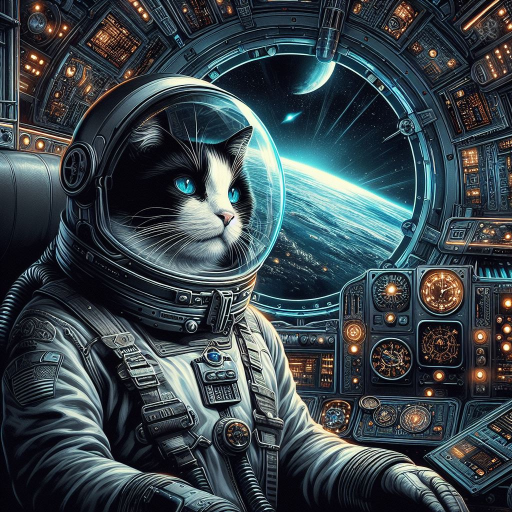
#> input picture project-test/assets/gato1.jpeg, 1024 x 1024 px, given in place of the camera (shown at 1/2 size)
$ python cameras_videocapture.py
#> lines starting #> are read from the running program, lines starting #| are printed output that depends on the picture
import numpy as np
import cv2

cap = cv2.VideoCapture(0) # 0 para a primeira câmera, 1 para a segunda, etc.

while(True):
    ret, frame = cap.read() # Captura um frame
#> frame is the input picture: shape (1024, 1024, 3); mean B, G, R 75.5, 69.7, 57.7
    width = int(cap.get(3)) # Largura do frame
    height = int(cap.get(4)) # Altura do frame

    image = np.zeros(frame.shape, np.uint8) # Cria uma imagem preta
    smaller_frame = cv2.resize(frame, (0, 0), fx=0.5, fy=0.5) # Redimensiona o frame
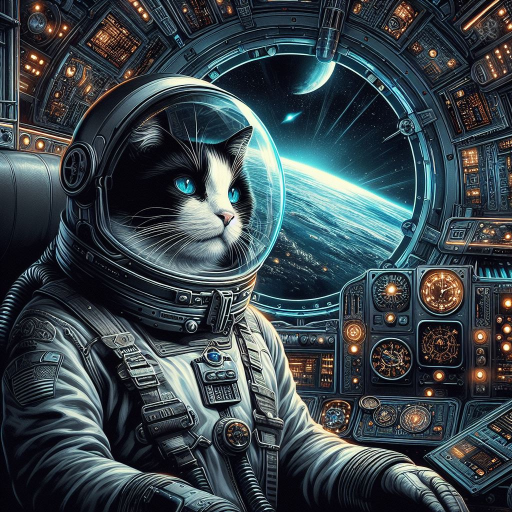
#> smaller_frame: shape (512, 512, 3); mean B, G, R 75.6, 69.8, 57.8

    image[:height//2, :width//2] = cv2.rotate(smaller_frame, cv2.ROTATE_180) # Rotaciona o frame
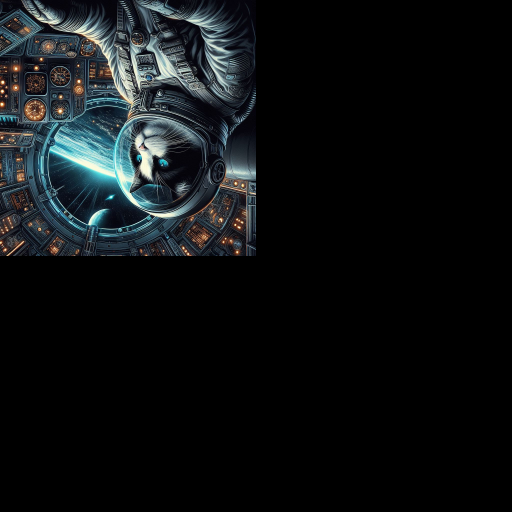
#> image: shape (1024, 1024, 3) (shown at 1/2 size); mean B, G, R 18.9, 17.5, 14.4
    image[height//2:, :width//2] = cv2.flip(smaller_frame, 1) # Espelha o frame
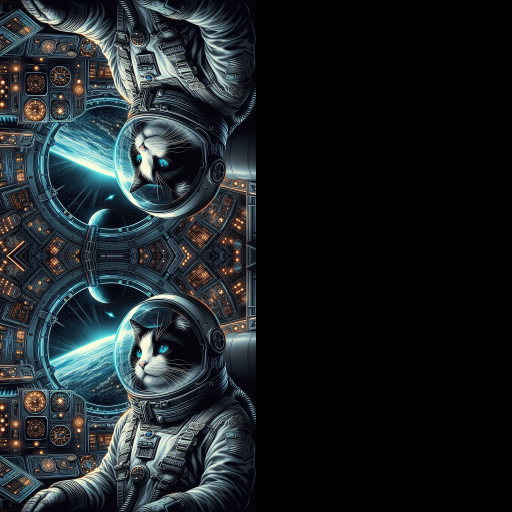
#> image: shape (1024, 1024, 3) (shown at 1/2 size); mean B, G, R 37.8, 34.9, 28.9

    gray_small_frame = cv2.cvtColor(smaller_frame, cv2.COLOR_BGR2GRAY) # Converte para escala de cinza
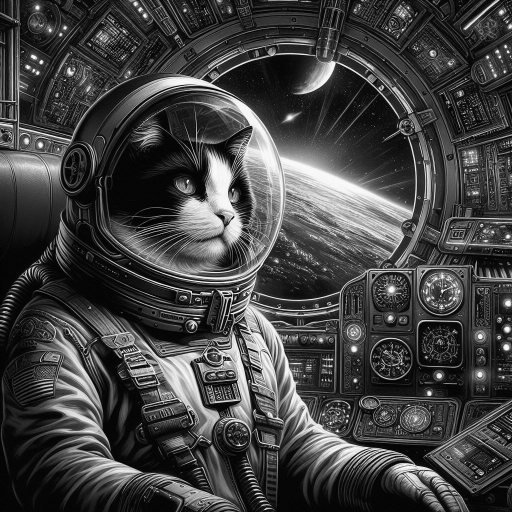
#> gray_small_frame: shape (512, 512); min 1, max 252, mean 66.9
    gray_small_frame_colored = cv2.cvtColor(gray_small_frame, cv2.COLOR_GRAY2BGR) # Converte de volta para BGR para ter 3 canais
    image[:height//2, width//2:] = gray_small_frame_colored # Agora isso deve funcionar sem erro
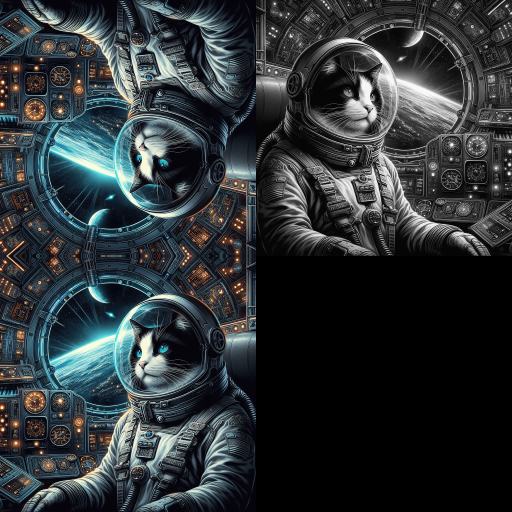
#> image: shape (1024, 1024, 3) (shown at 1/2 size); mean B, G, R 54.5, 51.6, 45.6

    image[height//2:, width//2:] = smaller_frame
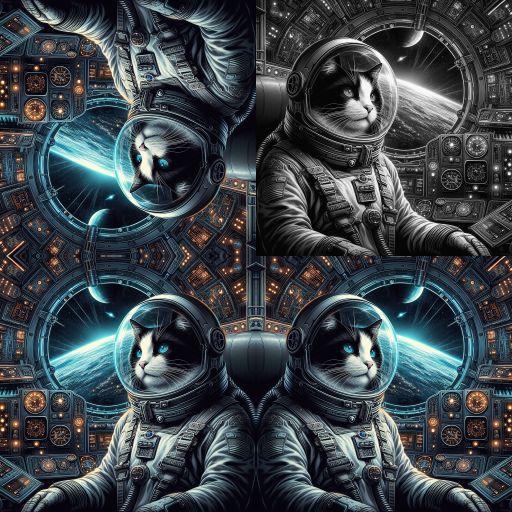
#> image: shape (1024, 1024, 3) (shown at 1/2 size); mean B, G, R 73.5, 69.1, 60.1

    cv2.imshow('frame', image)

    if cv2.waitKey(1) & 0xFF == ord('q'): # Fecha a janela ao pressionar a tecla 'q'
#> (key q is pressed here)
        break

cap.release() # Libera a câmera
cv2.destroyAllWindows() # Fecha todas as janelas abertas
